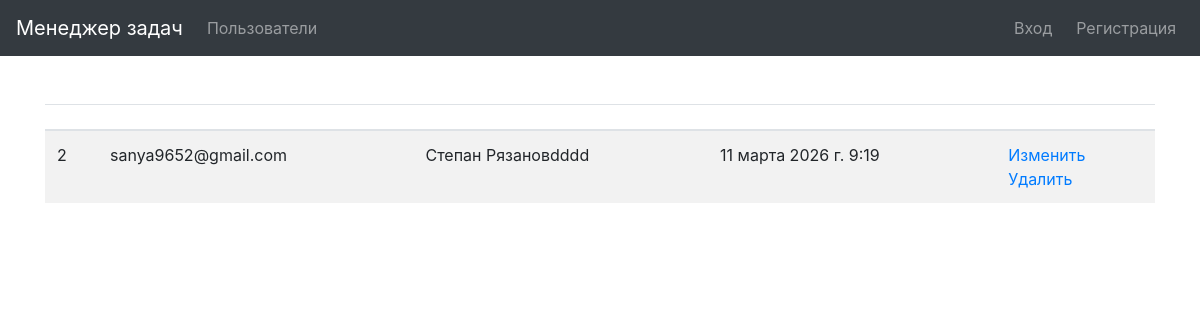
The app's page /users/, older data.
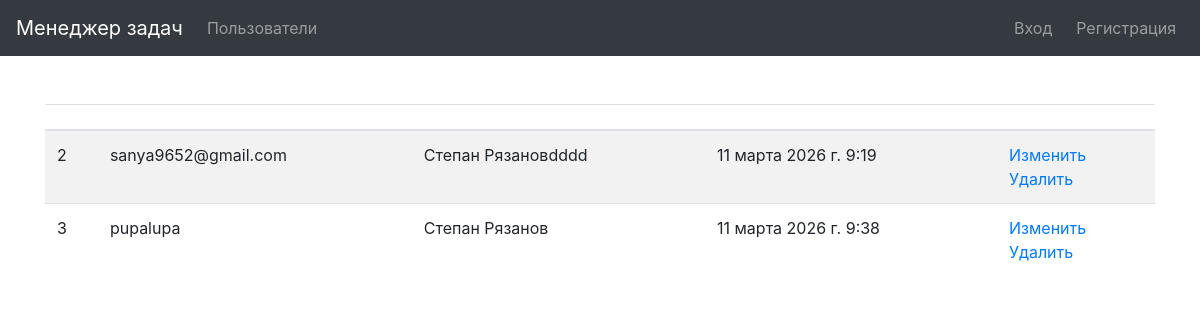
The same page, newer data.
### users/models.py (models this page shows)
class User(AbstractUser):
    def __str__(self):
        return self.get_full_name()

### users/views.py (the view)
# urls.py: path('', UsersList.as_view(), name="users"),
class UsersList(ListView):
    model = get_user_model()
    template_name = os.path.join('users', 'index.html')
    context_object_name = 'users'
    extra_context = {
        "edit": "Изменить",
        "delete": "Удалить",
    }

### users/templates/users/index.html (shortened to what this page needs)
{% extends 'base.html' %}
{% load bootstrap4 %}
{% load i18n %}
{% block content %}
<table class="table table-striped">
    <thead>
      <tr>
        <th>{{ ID }}</th>
        <th>{{ username }}</th>
        <th>{{ full_name }}</th>
        <th>{{ created_at }}</th>
        <th></th>
      </tr>
    </thead>
    <tbody>
        {% for user in users %}
        <tr>
          <td>{{ user.id }}</td>
          <td>{{ user.username }}</td>
          <td>{{ user.get_full_name }}</td>
          <td>{{ user.date_joined }}</td>
          <td>
            <a href="{% url 'users:update' user.id %}">{{ edit }}</a>
            <br>
            <a href="{% url 'users:delete' user.id %}">{{ delete }}</a>
          </td>
        </tr>
        {% endfor %}
    </tbody>
  </table>
  {% endblock %}

### task_manager/templates/base.html (shortened to what this page needs)
<!DOCTYPE HTML>
<html lang="en">
<head>
    {% load bootstrap4 %}
    {% bootstrap_css %}
    {% load i18n %}
    {% load static %}
</head>
<body>
<nav class="navbar navbar-expand-md navbar-dark bg-dark fixed-top">
    <a class="navbar-brand" href="{% url 'home' %}">Менеджер задач</a>
    <div class="collapse navbar-collapse" id="navbarsExampleDefault">
        <ul class="navbar-nav mr-auto">
            <li class="nav-item">
                <a class="nav-link" href="{% url 'users:users' %}">Пользователи</a>
            </li>
        </ul>
        {% if request.user.is_authenticated %}
        <ul class="navbar-nav my-2 my-lg-0">
            <li class="nav-item mr-sm-2">
                <a class="nav-link" href="#">{{ request.user.username }}</a>
            </li>
            <li class="nav-item mr-sm-2">
                <a class="nav-link" href="{% url 'logout' %}">Выход<span
                        class="sr-only">(current)</span></a>
            </li>
        </ul>
        {% else %}
        <ul class="navbar-nav my-2 my-lg-0">
            <li class="nav-item mr-sm-2">
                <a class="nav-link" href="{% url 'login' %}">Вход</a>
            </li>
            <li class="nav-item my-2 my-sm-0">
                <a class="nav-link" href="{% url 'users:create' %}">Регистрация</a>
            </li>
        </ul>
        {% endif %}
    </div>
</nav>
<main role="main" class="container">
    {% block content %}
    {% endblock %}
</main>
</body>
</html>

### task_manager/templates/base.html (style rules this page uses)
body { padding-top: 5rem; }

Row changes from the older to the newer data that the page shows:
added User: id "3", username "pupalupa", get_full_name "Степан Рязанов", date_joined "11 марта 2026 г. 9:38", edit "Изменить", delete "Удалить"
